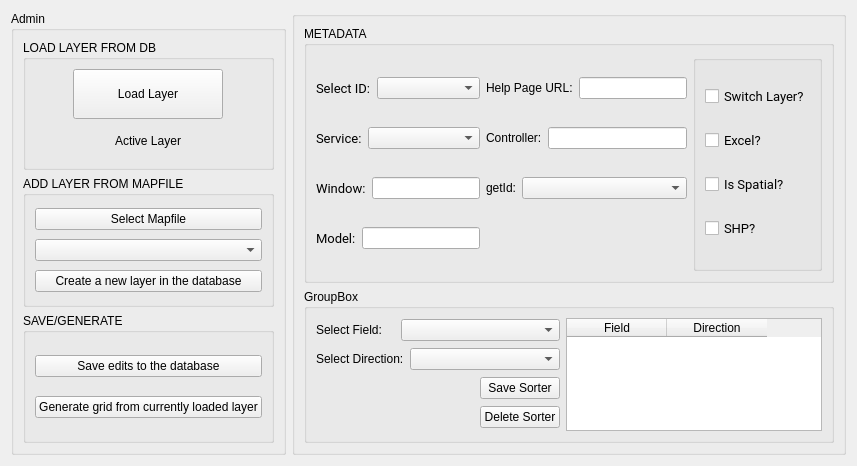
          <widget class="QWidget" name="tabGridMetadata">
           <attribute name="title">
            <string>Grid Metadata</string>
           </attribute>
           <layout class="QHBoxLayout" name="horizontalLayout_15" stretch="1,3">
            <item>
             <widget class="QGroupBox" name="GBAdmin">
              <property name="sizePolicy">
               <sizepolicy hsizetype="Preferred" vsizetype="Preferred">
                <horstretch>0</horstretch>
                <verstretch>0</verstretch>
               </sizepolicy>
              </property>
              <property name="title">
               <string>Admin</string>
              </property>
              <layout class="QVBoxLayout" name="verticalLayout">
               <item>
                <widget class="QGroupBox" name="GBLoadLayer">
                 <property name="title">
                  <string>LOAD LAYER FROM DB</string>
                 </property>
                 <layout class="QVBoxLayout" name="verticalLayout_2">
                  <item alignment="Qt::AlignHCenter|Qt::AlignVCenter">
                   <widget class="QPushButton" name="BTN_LAYERSELECT">
                    <property name="sizePolicy">
                     <sizepolicy hsizetype="Fixed" vsizetype="Fixed">
                      <horstretch>0</horstretch>
                      <verstretch>0</verstretch>
                     </sizepolicy>
                    </property>
                    <property name="minimumSize">
                     <size>
                      <width>150</width>
                      <height>50</height>
                     </size>
                    </property>
                    <property name="maximumSize">
                     <size>
                      <width>16777215</width>
                      <height>16777215</height>
                     </size>
                    </property>
                    <property name="text">
                     <string>Load Layer</string>
                    </property>
                   </widget>
                  </item>
                  <item alignment="Qt::AlignHCenter|Qt::AlignVCenter">
                   <widget class="QLabel" name="ActiveLayer_label_2">
                    <property name="text">
                     <string>Active Layer</string>
                    </property>
                   </widget>
                  </item>
                 </layout>
                </widget>
               </item>
               <item>
                <widget class="QGroupBox" name="GBAddLayer">
                 <property name="title">
                  <string>ADD LAYER FROM MAPFILE</string>
                 </property>
                 <layout class="QVBoxLayout" name="verticalLayout_3">
                  <item>
                   <widget class="QPushButton" name="BTN_GETMAPFILE">
                    <property name="sizePolicy">
                     <sizepolicy hsizetype="Minimum" vsizetype="Fixed">
                      <horstretch>0</horstretch>
                      <verstretch>0</verstretch>
                     </sizepolicy>
                    </property>
                    <property name="text">
                     <string>Select Mapfile</string>
                    </property>
                   </widget>
                  </item>
                  <item>
                   <widget class="QComboBox" name="CB_MAPLAYERS"/>
                  </item>
                  <item>
                   <widget class="QPushButton" name="BTN_GENDB">
                    <property name="text">
                     <string>Create a new layer in the database</string>
                    </property>
                   </widget>
                  </item>
                 </layout>
                </widget>
               </item>
               <item>
                <widget class="QGroupBox" name="GBSaveGen">
                 <property name="title">
                  <string>SAVE/GENERATE</string>
                 </property>
                 <layout class="QVBoxLayout" name="verticalLayout_4">
                  <item>
                   <widget class="QPushButton" name="BTN_SAVETODB">
                    <property name="text">
                     <string>Save edits to the database</string>
                    </property>
                   </widget>
                  </item>
                  <item>
                   <widget class="QPushButton" name="BTN_GENERATEGRID">
                    <property name="text">
                     <string>Generate grid from currently loaded layer</string>
                    </property>
                   </widget>
                  </item>
                 </layout>
                </widget>
               </item>
              </layout>
             </widget>
            </item>
            <item>
             <widget class="QGroupBox" name="groupBox_5">
              <property name="title">
               <string/>
              </property>
              <layout class="QVBoxLayout" name="verticalLayout_9">
               <item>
                <layout class="QVBoxLayout" name="verticalLayout_8" stretch="5,3">
                 <item>
                  <widget class="QGroupBox" name="groupBox_6">
                   <property name="title">
                    <string>METADATA</string>
                   </property>
                   <layout class="QHBoxLayout" name="horizontalLayout_11">
                    <item>
                     <layout class="QHBoxLayout" name="horizontalLayout_10">
                      <item>
                       <layout class="QGridLayout" name="horizontalLayout_9">
                        <item row="0" column="0">
                         <layout class="QHBoxLayout" name="horizontalLayout_2" stretch="0,1">
                          <item>
                           <widget class="QLabel" name="label">
                            <property name="font">
                             <font>
                              <family>Roboto</family>
                              <pointsize>10</pointsize>
                             </font>
                            </property>
                            <property name="text">
                             <string>Select ID:</string>
                            </property>
                           </widget>
                          </item>
                          <item>
                           <widget class="QComboBox" name="CB_ID"/>
                          </item>
                         </layout>
                        </item>
                        <item row="0" column="1">
                         <layout class="QHBoxLayout" name="horizontalLayout_6" stretch="0,1">
                          <item>
                           <widget class="QLabel" name="label_5">
                            <property name="text">
                             <string>Help Page URL:</string>
                            </property>
                           </widget>
                          </item>
                          <item>
                           <widget class="QLineEdit" name="LE_Help"/>
                          </item>
                         </layout>
                        </item>
                        <item row="1" column="0">
                         <layout class="QHBoxLayout" name="horizontalLayout_3" stretch="0,1">
                          <item>
                           <widget class="QLabel" name="label_2">
                            <property name="font">
                             <font>
                              <family>Roboto</family>
                              <pointsize>10</pointsize>
                             </font>
                            </property>
                            <property name="text">
                             <string>Service:</string>
                            </property>
                           </widget>
                          </item>
                          <item>
                           <widget class="QComboBox" name="CB_service">
                            <item>
                             <property name="text">
                              <string/>
                             </property>
                            </item>
                            <item>
                             <property name="text">
                              <string>vector</string>
                             </property>
                            </item>
                            <item>
                             <property name="text">
                              <string>wms</string>
                             </property>
                            </item>
                           </widget>
                          </item>
                         </layout>
                        </item>
                        <item row="1" column="1">
                         <layout class="QHBoxLayout" name="horizontalLayout_7" stretch="0,1">
                          <item>
                           <widget class="QLabel" name="label_6">
                            <property name="text">
                             <string>Controller:</string>
                            </property>
                           </widget>
                          </item>
                          <item>
                           <widget class="QLineEdit" name="LE_Controller"/>
                          </item>
                         </layout>
                        </item>
                        <item row="2" column="0">
                         <layout class="QHBoxLayout" name="horizontalLayout_4" stretch="0,0">
                          <item>
                           <widget class="QLabel" name="label_3">
                            <property name="font">
                             <font>
                              <family>Roboto</family>
                              <pointsize>10</pointsize>
                             </font>
                            </property>
                            <property name="text">
                             <string>Window:</string>
                            </property>
                           </widget>
                          </item>
                          <item>
                           <widget class="QLineEdit" name="LE_Window"/>
                          </item>
                         </layout>
                        </item>
                        <item row="2" column="1">
                         <layout class="QHBoxLayout" name="horizontalLayout_8" stretch="0,1">
                          <item>
                           <widget class="QLabel" name="label_7">
                            <property name="text">
                             <string>getId:</string>
                            </property>
                           </widget>
                          </item>
                          <item>
                           <widget class="QComboBox" name="CB_GETID"/>
                          </item>
                         </layout>
                        </item>
                        <item row="3" column="0">
                         <layout class="QHBoxLayout" name="horizontalLayout_5" stretch="0,1">
                          <item>
                           <widget class="QLabel" name="label_4">
                            <property name="font">
                             <font>
                              <family>Roboto</family>
                              <pointsize>10</pointsize>
                             </font>
                            </property>
                            <property name="text">
                             <string>Model:</string>
                            </property>
                           </widget>
                          </item>
                          <item>
                           <widget class="QLineEdit" name="LE_Model"/>
                          </item>
                         </layout>
                        </item>
                       </layout>
                      </item>
                      <item>
                       <widget class="QGroupBox" name="groupBox_10">
                        <property name="title">
                         <string/>
                        </property>
                        <layout class="QVBoxLayout" name="verticalLayout_5">
                         <item>
                          <widget class="QCheckBox" name="CBX_IsSwitch">
                           <property name="font">
                            <font>
                             <family>Roboto</family>
                             <pointsize>10</pointsize>
                            </font>
                           </property>
                           <property name="text">
                            <string>Switch Layer?</string>
                           </property>
                          </widget>
                         </item>
                         <item>
                          <widget class="QCheckBox" name="CBX_Excel">
                           <property name="font">
                            <font>
                             <family>Roboto</family>
                             <pointsize>10</pointsize>
                            </font>
                           </property>
                           <property name="text">
                            <string>Excel?</string>
                           </property>
                          </widget>
                         </item>
                         <item>
                          <widget class="QCheckBox" name="CBX_IsSpatial">
                           <property name="font">
                            <font>
                             <family>Roboto</family>
                             <pointsize>10</pointsize>
                            </font>
                           </property>
                           <property name="text">
                            <string>Is Spatial?</string>
                           </property>
                          </widget>
                         </item>
                         <item>
                          <widget class="QCheckBox" name="CBX_Shapefile">
                           <property name="font">
                            <font>
                             <family>Roboto</family>
                             <pointsize>10</pointsize>
                            </font>
                           </property>
                           <property name="text">
                            <string>SHP?</string>
                           </property>
                          </widget>
                         </item>
                        </layout>
                       </widget>
                      </item>
                     </layout>
                    </item>
                   </layout>
                  </widget>
                 </item>
                 <item>
                  <widget class="QGroupBox" name="groupBox_7">
                   <property name="title">
                    <string>GroupBox</string>
                   </property>
                   <layout class="QHBoxLayout" name="horizontalLayout_12">
                    <item>
                     <layout class="QVBoxLayout" name="verticalLayout_10">
                      <item>
                       <layout class="QHBoxLayout" name="horizontalLayout_13" stretch="1,2">
                        <item>
                         <widget class="QLabel" name="label_8">
                          <property name="text">
                           <string>Select Field:</string>
                          </property>
                         </widget>
                        </item>
                        <item>
                         <widget class="QComboBox" name="CB_S1"/>
                        </item>
                       </layout>
                      </item>
                      <item>
                       <layout class="QHBoxLayout" name="horizontalLayout_14" stretch="1,2">
                        <item>
                         <widget class="QLabel" name="label_9">
                          <property name="text">
                           <string>Select Direction:</string>
                          </property>
                         </widget>
                        </item>
                        <item>
                         <widget class="QComboBox" name="CB_SD1"/>
                        </item>
                       </layout>
                      </item>
                      <item alignment="Qt::AlignRight">
                       <widget class="QPushButton" name="BTN_SAVESORTER">
                        <property name="sizePolicy">
                         <sizepolicy hsizetype="Fixed" vsizetype="Fixed">
                          <horstretch>0</horstretch>
                          <verstretch>0</verstretch>
                         </sizepolicy>
                        </property>
                        <property name="minimumSize">
                         <size>
                          <width>0</width>
                          <height>0</height>
                         </size>
                        </property>
                        <property name="text">
                         <string>Save Sorter</string>
                        </property>
                        <property name="iconSize">
                         <size>
                          <width>25</width>
                          <height>47</height>
                         </size>
                        </property>
                       </widget>
                      </item>
                      <item alignment="Qt::AlignRight">
                       <widget class="QPushButton" name="BTN_DELETESORTER">
                        <property name="sizePolicy">
                         <sizepolicy hsizetype="Maximum" vsizetype="Fixed">
                          <horstretch>0</horstretch>
                          <verstretch>0</verstretch>
                         </sizepolicy>
                        </property>
                        <property name="text">
                         <string>Delete Sorter</string>
                        </property>
                       </widget>
                      </item>
                     </layout>
                    </item>
                    <item>
                     <widget class="QTableWidget" name="TW_SORTERS">
                      <column>
                       <property name="text">
                        <string>Field</string>
                       </property>
                      </column>
                      <column>
                       <property name="text">
                        <string>Direction</string>
                       </property>
                      </column>
                     </widget>
                    </item>
                   </layout>
                  </widget>
                 </item>
                </layout>
               </item>
              </layout>
             </widget>
            </item>
           </layout>
          </widget>
